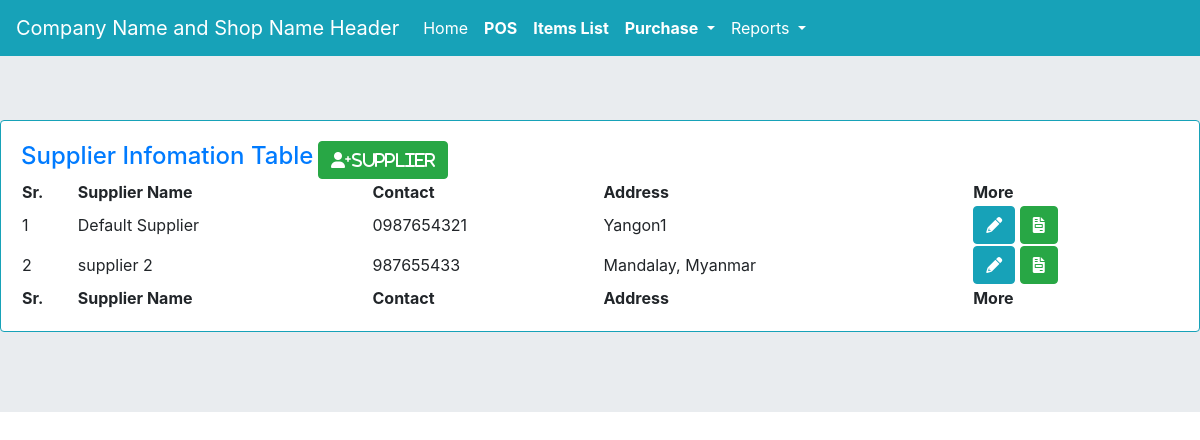
The app's page /supplier_info/, older data.
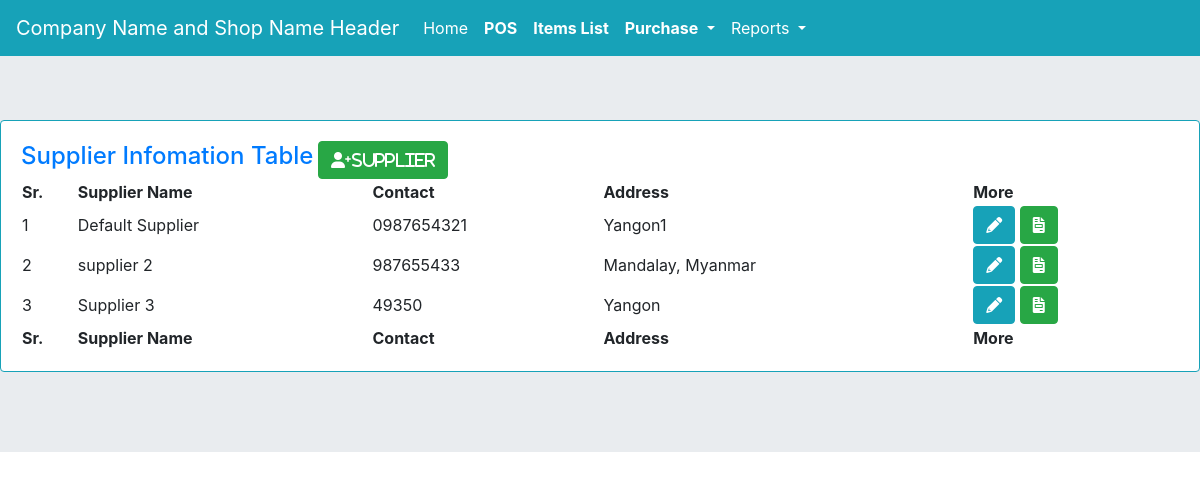
The same page, newer data.
### myapp/models.py (models this page shows, shortened)
class supplierinfo(models.Model):
    supplier = models.CharField(max_length=255)
    phone = models.CharField(max_length=255)
    address = models.CharField(max_length=255)
    note = models.TextField(blank=True, null=True)
    created_at = models.DateField(auto_now_add=True)
    updated_at = models.DateTimeField(auto_now=True)

### myapp/views.py (the view)
# urls.py: path('supplier_info/', views.supplier_info, name='supplier_info'),
def supplier_info(request):
    sup = supplierinfo.objects.all()
    form = SupplierForm()
    context = {'sup':sup, 'form':form}
    return render(request, 'supplier_info.html', context)

### templates/supplier_info.html (shortened to what this page needs)
{% extends 'base.html' %}
{% block content %}
<div class="card border-info mb-3">
  <div class="card-body">
<div>
    <a href="#" class="h4">Supplier Infomation Table</a>
    <button type="button" class="btn btn-success" data-toggle="modal" data-target="#newSuplierModal">
                    <i class="fa-solid fa-user-plus">supplier</i>
                    </button>
</div>
<table id="supplierInfo" class="display nowrap" style="width:100%">
        <thead>
            <tr>
                <th>Sr.</th>
                <th>Supplier Name</th>
                <th>Contact</th>
                <th>Address</th>
                <th>More</th>
            </tr>
        </thead>
        <tbody id="supplierTblBdy">
            {% for i in sup %}
            <tr class="suptr">
                <td class="supid">{{i.id}}</td>
                <td class="supname">{{i.supplier}}</td>
                <td>{{i.phone}}</td>
                <td>{{i.address}}</td>
                <td>
                    <button type="button" class="btn btn-info" data-toggle="modal" data-target="#supNote-{{i.id}}">
                    <i class="fa-solid fa-pencil"></i>
                    </button>
                    <button type="button" class="btn btn-success supliPur"><i class="fa-solid fa-file-invoice"></i></button>
                </td>
            </tr>
            {% endfor %}
        </tbody>
        <tfoot>
            <tr>
                <th>Sr.</th>
                <th>Supplier Name</th>
                <th>Contact</th>
                <th>Address</th>
                <th>More</th>
            </tr>
        </tfoot>
    </table>
</div>
</div>
{% endblock content %}

Row changes from the older to the newer data that the page shows:
added supplierinfo: id "3", supplier "Supplier 3", phone "49350", address "Yangon"
